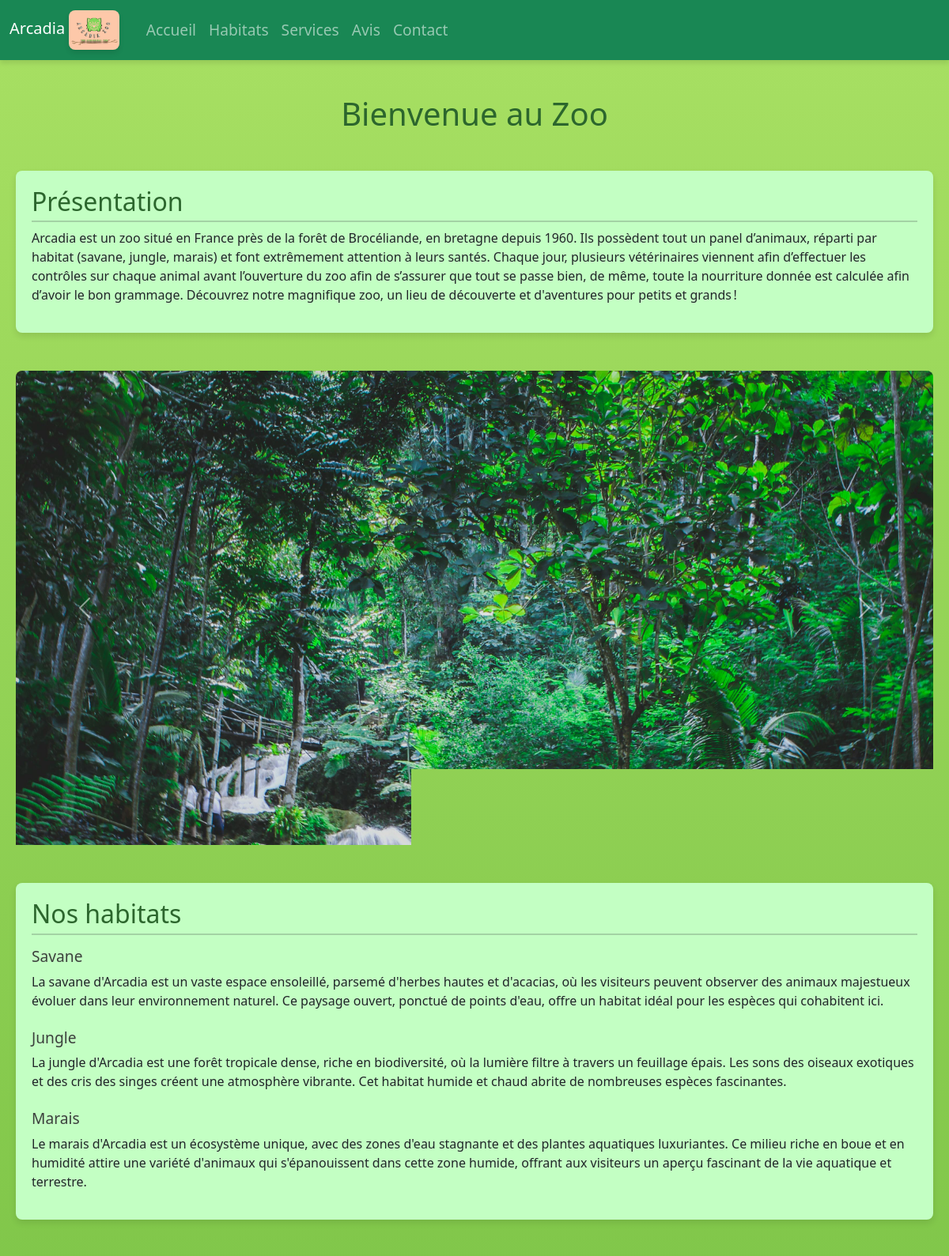
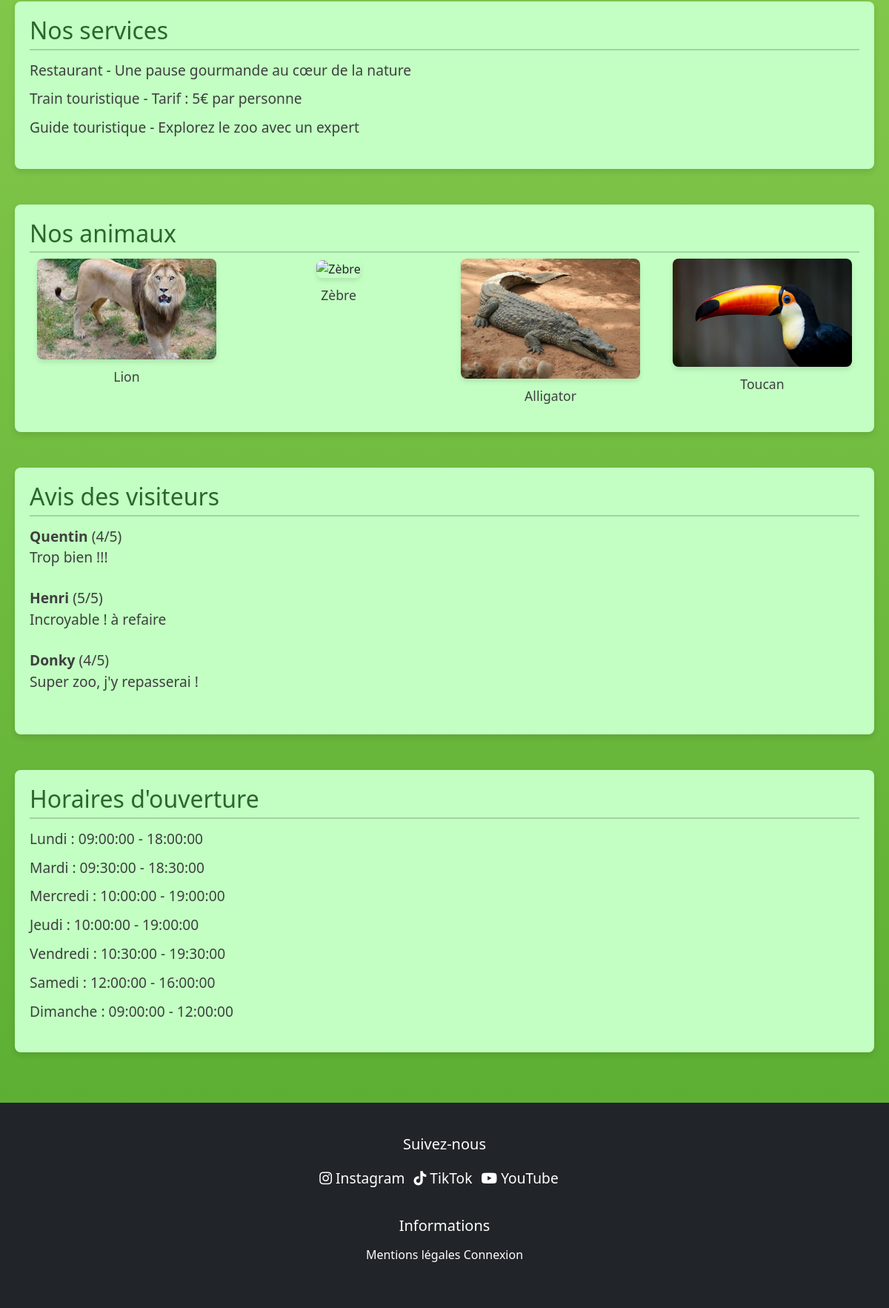
The page / on the database its author committed (2 pictures, top to bottom).
### tables this page shows
CREATE TABLE `reviews` (
  `id` int NOT NULL,
  `pseudo` varchar(255) NOT NULL,
  `rating` int NOT NULL,
  `comment` text NOT NULL,
  `status` enum('pending','approved','rejected') DEFAULT 'pending',
  `created_at` timestamp NULL DEFAULT CURRENT_TIMESTAMP
);

### controllers/PublicController.php (called while the page is built, shortened)
<?php
class PublicController {
    public function home() {
        $openingHoursController = new OpeningHoursController();
        $hours = $openingHoursController->getPublicHours();
        $reviewModel = new ReviewModel();
        $approvedReviews = $reviewModel->getApprovedReviews();
        require_once __DIR__ . '/../views/home.php';
    }
}

### public/index.php (called while the page is built, shortened)
<?php
require_once __DIR__ . '/../config/Database.php';
require_once __DIR__ . '/../controllers/OpeningHoursController.php';
require_once __DIR__ . '/../controllers/PublicController.php';
require_once __DIR__ . '/../models/OpeningHours.php';
require_once __DIR__ . '/../models/ReviewModel.php';
$router = new Router();
$router->add('/', function() {
    $publicController = new PublicController();
    $publicController->home();
});
$router->add('/login', function() {
    require_once __DIR__ . '/../views/login.php';
});
$router->add('/login-submit', function() {
    $loginController = new LoginController();
    $loginController->login();
});
$router->add('/logout', function() {
    session_start();
    session_destroy();
    header('Location: /login');
    exit;
});
$router->add('/admin-dashboard', function() {
    require_once __DIR__ . '/../views/admin/admin-dashboard.php';
});
$router->add('/employee-dashboard', function() {
    require_once __DIR__ . '/../views/employe/employee-dashboard.php';
});
$router->add('/veto-dashboard', function() {
    require_once __DIR__ . '/../views/veto/veto-dashboard.php';
});
$router->add('/create-user', function() {
    $userController = new UserController();
    $userController->createUser();
});
$router->add('/create-user-submit', function() {
    $userController = new UserController();
    $userController->createUser();
});
$router->add('/showHours', function() {
    $openingHoursController = new OpeningHoursController();
    $openingHoursController->showHours();
});
$router->add('/updateHours', function() {
    $openingHoursController = new OpeningHoursController();
    $openingHoursController->updateHours();
});
$router->add('/list-habitats', function() {
    $habitatController = new HabitatController();
    $habitatController->listHabitats();
});
$router->add('/create-habitat', function() {
    $habitatController = new HabitatController();
    $habitatController->createHabitat();
});
$router->add('/create-habitat-submit', function() {
    $habitatController = new HabitatController();
    $habitatController->createHabitat();
});
$router->add('/edit-habitat', function() {
    $habitatController = new HabitatController();
    $habitatController->editHabitat();
});
$router->add('/delete-habitat', function() {
    $habitatController = new HabitatController();
    $habitatController->deleteHabitat();
});
$router->add('/list-animals', function() {
    $animalController = new AnimalController();
    $animalController->listAnimals();
});
$router->add('/create-animal', function() {
    $animalController = new AnimalController();
    $animalController->createAnimal();
});
$router->add('/create-animal-submit', function() {
    $animalController = new AnimalController();
    $animalController->createAnimal();
});
$router->add('/edit-animal', function() {
    $animalController = new AnimalController();
    $animalController->editAnimal();
});
$router->add('/delete-animal', function() {
    $animalController = new AnimalController();
    $animalController->deleteAnimal();
});
$router->add('/admin-animal-count', function() {
    $animalController = new AnimalController();
    $animalController->showAnimalCount();
});
$router->add('/list-services', function() {
    $serviceController = new ServiceController();
    $serviceController->listServices();
});
$router->add('/create-service', function() {
    $serviceController = new ServiceController();
    $serviceController->createService();
});
$router->add('/create-service-submit', function() {
    $serviceController = new ServiceController();
    $serviceController->createService();
});
$router->add('/edit-services', function() {
    $serviceController = new ServiceController();
    $serviceController->editService();
});
$router->add('/edit-service-submit', function() {
    $serviceController = new ServiceController();
    $serviceController->updateService();
});
$router->add('/edit-services', function() {
    $serviceController = new ServiceController();
    $serviceController->listService();
});
$router->add('/delete-service', function() {
    $serviceController = new ServiceController();
    $serviceController->deleteService();
});
$router->add('/add-feeding', function() {
    $feedingController = new FeedingController(new FeedingModel(), new Animal());
    $feedingController->addFeeding();
});
$router->add('/animal-consumptions', function() {
    $feedingModel = new FeedingModel();
    $feedingController = new FeedingController(new FeedingModel(), new Animal());
    $feedingController->listConsumptions();
});
$router->add('/manage-mails', function() {
    $contactController = new ContactController();
    $contactController->manageMails();
});
$router->add('/reply', function() {
    $id = $_GET['id'] ?? null;
    $contactController = new ContactController();
    $contactController->reply($id);
});
$router->add('/send-reply', function() {
    $contactController = new ContactController();
    $contactController->sendReply();
});
$router->add('/animal-reports', function() {
    $reportController = new ReportController();
    $reportController->listReports();
});
$router->add('/add-animal-report', function() {
    $reportController = new ReportController();
    $reportController->addReport();
});
$router->add('/add-habitat-review', function() {
    $habitatController = new HabitatController();
    $habitatController->addReview();
});
$router->add('/dashboard', function() {
    $adminController = new AdminController();
    $adminController->dashboard();
});
$router->add('/manage-reviews', function() {
    $reviewController = new ReviewController();
    $reviewController->manageReviews();
});
$router->add('/update-review', function() {
    $reviewController = new ReviewController();
    $reviewController->updateReview();
});
$router->add('/home', function() {
    $publicController = new PublicController();
    $publicController->home();
});
$router->add('/services', function() {
    $publicController = new PublicController();
    $publicController->services();
});
$router->add('/habitats', function() {
    $publicController = new PublicController();
    $publicController->showHabitats();
});
$router->add('/animal', function() {
    $animalController = new AnimalController();
    $animalController->showAnimalDetails();
});
$router->add('/notice', function() {
    $publicController = new PublicController();
    $publicController->notice();
});
$router->add('/submit-review', function() {
    $reviewController = new ReviewController();
    $reviewController->submitReview();
});
$router->add('/manage-reviews', function() {
    $reviewController = new ReviewController();
    $reviewController->manageReviews();
});
$router->add('/update-review', function() {
    $reviewController = new ReviewController();
    $reviewController->updateReview();
});
$router->add('/contact', function() {
    $contactController = new ContactController();
    $contactController->submitContact();
});
$router->add('/legacy', function() {
    $publicController = new PublicController();
    $publicController->legalNotice();
});
$requestPath = parse_url($_SERVER['REQUEST_URI'], PHP_URL_PATH);
$router->dispatch($requestPath);

### models/ReviewModel.php (called while the page is built, shortened)
<?php
class ReviewModel {
    private $db;
    public function __construct() {
        $database = new Database();
        $this->db = $database->getConnection();
    }
    public function getApprovedReviews() {
        $query = "SELECT * FROM reviews WHERE status = 'approved' ORDER BY created_at DESC";
        $stmt = $this->db->query($query);
        return $stmt->fetchAll(PDO::FETCH_ASSOC);
    }
}

### config/Database.php (called while the page is built, shortened)
<?php
class Database {
    private $host = 'localhost';
    private $dName = 'arcadia';
    private $username = 'eliess';
    private $password = 'Eliess2001#@!';
    public function getConnection() {
        $this->conn = null;
        try {
            $this->conn = new PDO("mysql:host={$this->host};dbname={$this->dName}", $this->username, $this->password);
            $this->conn->setAttribute(PDO::ATTR_ERRMODE, PDO::ERRMODE_EXCEPTION);
        } catch (PDOException $exception) {
            echo "Erreur de connexion : " . $exception->getMessage();
        }
        return $this->conn;
    }
}

### controllers/OpeningHoursController.php (called while the page is built, shortened)
<?php
class OpeningHoursController {
    public function getPublicHours() {
        $openingHoursModel = new OpeningHours();
        return $openingHoursModel->getingAll();
    }
}

### models/OpeningHours.php (called while the page is built, shortened)
<?php
class OpeningHours {
    private $db;
    public function __construct() {
        $this->db = (new Database())->getConnection();
    }
    public function getingAll() {
        $sql = "SELECT * FROM opening_hours";
        $stmt = $this->db->prepare($sql);
        $stmt->execute();
        $results = $stmt->fetchAll(PDO::FETCH_ASSOC);
        $hours = [];
        foreach ($results as $row) {
            $hours[$row['day_of_week']] = $row['opening_time'] . ' - ' . $row['closing_time'];
        }
        return $hours;
    }
}

### views/home.php (the view, shortened to what this page needs)
<?php include 'template/clientHeader.php'; ?>
<?php include 'template/clientNavbar.php'; ?>
<div class="container">
    <h1 class="text-center my-4">Bienvenue au Zoo</h1>
    <section class="my-5">
        <h2>Présentation</h2>
        <p>Arcadia est un zoo situé en France près de la forêt de Brocéliande, en bretagne depuis 1960.
Ils possèdent tout un panel d’animaux, réparti par habitat (savane, jungle, marais) et font
extrêmement attention à leurs santés. Chaque jour, plusieurs vétérinaires viennent afin
d’effectuer les contrôles sur chaque animal avant l’ouverture du zoo afin de s’assurer que tout
se passe bien, de même, toute la nourriture donnée est calculée afin d’avoir le bon grammage. Découvrez notre magnifique zoo, un lieu de découverte et d'aventures pour petits et grands !</p>
    </section>
    <div id="carouselZoo" class="carousel slide" data-bs-ride="carousel">
    <div class="carousel-inner">
        <div class="carousel-item active">
            <img src="/images/pexels-rifkyilhamrd-788200.jpg" class="d-block w-100 carrousel-img" alt="Jungle">
        </div>
    </div>
    <button class="carousel-control-prev" type="button" data-bs-target="#carouselZoo" data-bs-slide="prev">
        <span class="carousel-control-prev-icon" aria-hidden="true"></span>
    </button>
    <button class="carousel-control-next" type="button" data-bs-target="#carouselZoo" data-bs-slide="next">
        <span class="carousel-control-next-icon" aria-hidden="true"></span>
    </button>
</div>
    <section class="my-5">
        <h2>Nos habitats</h2>
        <ul>
            <li>Savane</li>
            <p>La savane d'Arcadia est un vaste espace ensoleillé, parsemé d'herbes hautes et d'acacias, où les visiteurs peuvent observer des animaux majestueux évoluer dans leur environnement naturel. Ce paysage ouvert, ponctué de points d'eau, offre un habitat idéal pour les espèces qui cohabitent ici.</p>
            <li>Jungle</li>
            <p>La jungle d'Arcadia est une forêt tropicale dense, riche en biodiversité, où la lumière filtre à travers un feuillage épais. Les sons des oiseaux exotiques et des cris des singes créent une atmosphère vibrante. Cet habitat humide et chaud abrite de nombreuses espèces fascinantes.</p>
            <li>Marais</li>
            <p>Le marais d'Arcadia est un écosystème unique, avec des zones d'eau stagnante et des plantes aquatiques luxuriantes. Ce milieu riche en boue et en humidité attire une variété d'animaux qui s'épanouissent dans cette zone humide, offrant aux visiteurs un aperçu fascinant de la vie aquatique et terrestre.</p>
        </ul>
    </section>
    <section class="my-5">
        <h2>Nos services</h2>
        <ul>
            <li>Restaurant - Une pause gourmande au cœur de la nature</li>
            <li>Train touristique - Tarif : 5€ par personne</li>
            <li>Guide touristique - Explorez le zoo avec un expert</li>
        </ul>
    </section>
    <section class="my-5">
        <h2>Nos animaux</h2>
        <div class="row">
            <div class="col-md-3">
                <img src="/images/image.jpeg" class="img-fluid" alt="Lion">
                <p>Lion</p>
            </div>
            <div class="col-md-3">
                <img src="/images/zebre.jpg" class="img-fluid" alt="Zèbre">
                <p>Zèbre</p>
            </div>
            <div class="col-md-3">
                <img src="/images/1309518-Crocodile.jpg" class="img-fluid" alt="Alligator">
                <p>Alligator</p>
            </div>
            <div class="col-md-3">
                <img src="/images/toco-toucan-ramphastos-toco.jpg" class="img-fluid" alt="Toucan">
                <p>Toucan</p>
            </div>
        </div>
    </section>
    <section class="my-5">
    <h2>Avis des visiteurs</h2>
    <?php if (!empty($approvedReviews)): ?>
        <ul>
            <?php foreach ($approvedReviews as $review): ?>
                <li>
                    <strong><?= htmlspecialchars($review['pseudo']) ?></strong> (<?= $review['rating'] ?>/5)
                    <p><?= nl2br(htmlspecialchars($review['comment'])) ?></p>
                </li>
            <?php endforeach; ?>
        </ul>
    <?php else: ?>
        <p>Aucun avis validé pour le moment.</p>
    <?php endif; ?>
</section>
    <section class="my-5">
    <h2>Horaires d'ouverture</h2>
    <ul>
        <?php
        if (is_array($hours)) {
            foreach ($hours as $day => $hour):
                if (is_string($day) && is_string($hour)):
        ?>
                    <li><?= htmlspecialchars($day) ?> : <?= htmlspecialchars($hour) ?></li>
        <?php
                endif;
            endforeach;
        } else {
            echo "<li>Pas d'horaires disponibles.</li>";
        }
        ?>
    </ul>
</section>
</div>
<?php include 'template/clientFooter.php'; ?>

### public/css/style.css (style rules this page uses)
body { font-family: 'Roboto', sans-serif; margin: 0; padding: 0; background: linear-gradient(to bottom, #a8e063, #56ab2f) !important; color: #3c403d; }
.container { max-width: 1200px !important; margin: 0 auto !important; padding: 20px !important; }
h1 { font-size: 2.5em !important; color: #2c662d !important; margin-bottom: 20px !important; }
h2 { font-size: 2em !important; color: #2c662d !important; border-bottom: 2px solid #a3d2a4 !important; padding-bottom: 5px !important; }
.carousel-item { height: 600px; }
img { border-radius: 8px !important; box-shadow: 0 4px 6px rgba(0, 0, 0, 0.1) !important; }
.img-fluid { max-width: 100% !important; height: auto !important; }
ul { list-style-type: none !important; padding: 0 !important; }
ul li { padding: 5px 0 !important; font-size: 1.2em !important; color: #3c403d !important; }
section { margin-bottom: 40px !important; background-color: rgba(195, 255, 195, 1) !important; padding: 20px !important; border-radius: 8px !important; box-shadow: 0 4px 8px rgba(0, 0, 0, 0.1) !important; }
.row { display: flex !important; flex-wrap: wrap !important; gap: 20px; justify-content: center; }
.col-md-3 { flex: 1 1 calc(25% - 20px) !important; max-width: calc(25% - 20px) !important; text-align: center; }
.col-md-3 img { width: 100% !important; height: auto !important; transition: transform 0.3s ease, box-shadow 0.3s ease; }
.col-md-3 p { margin-top: 10px !important; font-size: 1.1em !important; color: #3c403d !important; }
button { background-color: #2c662d; color: white; padding: 10px 20px; border: none; border-radius: 5px; font-size: 1em; cursor: pointer; transition: background-color 0.3s ease; }

### rows shown on the page
reviews: pseudo "Quentin", rating "4", comment "Trop bien !!!"
reviews: pseudo "Henri", rating "5", comment "Incroyable ! à refaire"
reviews: pseudo "Donky", rating "4", comment "Super zoo, j'y repasserai !"

### other values the page prints
$day "Lundi"
$hour "09:00:00 - 18:00:00"
$day "Mardi"
$hour "09:30:00 - 18:30:00"
$day "Mercredi"
$hour "10:00:00 - 19:00:00"
$day "Jeudi"
$day "Vendredi"
$hour "10:30:00 - 19:30:00"
$day "Samedi"
$hour "12:00:00 - 16:00:00"
$day "Dimanche"
$hour "09:00:00 - 12:00:00"
